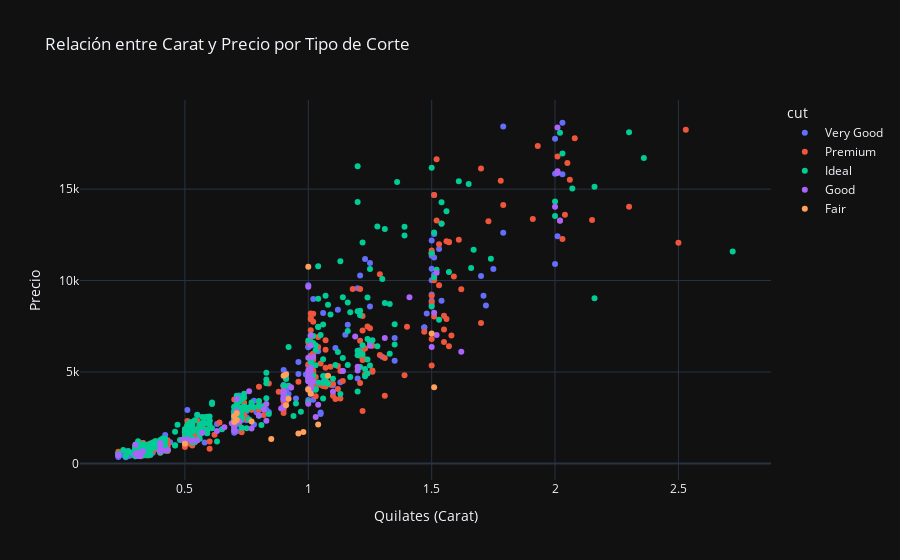

Notebook source saved alongside this figure:
### Markdown cell above
SCATTER

### Code cell
scatter_plot = px.scatter(
    df.sample(1000),
    x='carat',
    y='price',
    color='cut',
    title='Relación entre Carat y Precio por Tipo de Corte',
    labels={'carat': 'Quilates (Carat)', 'price': 'Precio'},
    template='plotly_dark',
    hover_data=['clarity']
)

scatter_plot.show()

### Figure 1 — Plotly figure (JSON) as saved in the notebook; plotly's stock layout.template omitted (floating-point values rounded to 4 significant figures; data arrays with more than 128 entries replaced by an {"elided": "..."} marker saying what was removed)
{"data": [{"customdata": {"elided": "206x1 str values"}, "hovertemplate": "cut=Very Good<br>Quilates (Carat)=%{x}<br>Precio=%{y}<br>clarity=%{customdata[0]}<extra></extra>", "legendgroup": "Very Good", "marker": {"color": "#636efa", "symbol": "circle"}, "mode": "markers", "name": "Very Good", "orientation": "v", "showlegend": true, "type": "scatter", "x": {"elided": "206 float values"}, "xaxis": "x", "y": {"elided": "206 int values"}, "yaxis": "y"}, {"customdata": {"elided": "278x1 str values"}, "hovertemplate": "cut=Premium<br>Quilates (Carat)=%{x}<br>Precio=%{y}<br>clarity=%{customdata[0]}<extra></extra>", "legendgroup": "Premium", "marker": {"color": "#EF553B", "symbol": "circle"}, "mode": "markers", "name": "Premium", "orientation": "v", "showlegend": true, "type": "scatter", "x": {"elided": "278 float values"}, "xaxis": "x", "y": {"elided": "278 int values"}, "yaxis": "y"}, {"customdata": {"elided": "408x1 str values"}, "hovertemplate": "cut=Ideal<br>Quilates (Carat)=%{x}<br>Precio=%{y}<br>clarity=%{customdata[0]}<extra></extra>", "legendgroup": "Ideal", "marker": {"color": "#00cc96", "symbol": "circle"}, "mode": "markers", "name": "Ideal", "orientation": "v", "showlegend": true, "type": "scatter", "x": {"elided": "408 float values"}, "xaxis": "x", "y": {"elided": "408 int values"}, "yaxis": "y"}, {"customdata": [["SI2"], ["VS2"], ["VS2"], ["VVS2"], ["SI2"], ["SI1"], ["SI1"], ["SI1"], ["I1"], ["SI1"], ["SI1"], ["VVS2"], ["SI2"], ["SI1"], ["VVS2"], ["VS2"], ["SI1"], ["SI1"], ["SI2"], ["SI1"], ["VVS2"], ["SI2"], ["VS1"], ["SI2"], ["VS2"], ["VS1"], ["VS1"], ["SI2"], ["SI1"], ["SI2"], ["VS1"], ["VS2"], ["SI2"], ["I1"], ["VS1"], ["SI2"], ["VVS2"], ["SI2"], ["VS2"], ["SI1"], ["SI1"], ["VS2"], ["SI1"], ["VS1"], ["SI2"], ["VS2"], ["SI2"], ["SI2"], ["VS1"], ["SI2"], ["SI1"], ["VS1"], ["SI1"], ["VS1"], ["SI2"], ["SI2"], ["SI1"], ["SI2"], ["SI2"], ["VS2"], ["VS2"], ["VS1"], ["SI1"], ["SI2"], ["SI1"], ["VS2"], ["SI1"], ["SI1"], ["SI1"], ["VS2"], ["VS2"], ["SI2"], ["SI2"], ["SI2"], ["VS2"], ["SI2"], ["SI1"], ["SI1"], ["SI1"], ["SI1"], ["IF"], ["SI1"], ["SI1"], ["SI1"], ["VS2"], ["VS2"], ["VS1"], ["SI2"]], "hovertemplate": "cut=Good<br>Quilates (Carat)=%{x}<br>Precio=%{y}<br>clarity=%{customdata[0]}<extra></extra>", "legendgroup": "Good", "marker": {"color": "#ab63fa", "symbol": "circle"}, "mode": "markers", "name": "Good", "orientation": "v", "showlegend": true, "type": "scatter", "x": [0.9, 1.01, 2, 0.23, 2.01, 1.51, 1, 1.52, 1.03, 0.83, 0.31, 0.7, 2.01, 0.43, 0.4, 1.19, 1.31, 0.9, 1, 0.4, 0.9, 1.5, 0.71, 0.32, 1, 0.33, 0.63, 0.7, 1, 0.9, 0.69, 0.3, 1.1, 1.04, 1.01, 1.01, 0.3, 0.55, 0.4, 0.53, 0.7, 0.82, 1.2, 0.71, 1.02, 0.4, 1.01, 0.93, 0.49, 0.8, 0.32, 0.31, 1, 1.14, 0.89, 1.01, 0.51, 0.9, 0.31, 1.52, 1.01, 0.76, 0.31, 1.01, 0.7, 1.25, 1, 2.01, 1, 1.41, 0.57, 1.01, 1.2, 0.83, 0.5, 1.62, 0.4, 0.72, 0.9, 0.9, 1, 0.77, 0.41, 2.02, 1.01, 1.02, 0.66, 0.7], "xaxis": "x", "y": [3139, 6999, 14042, 465, 15977, 8242, 4679, 7022, 2540, 3250, 544, 2608, 15888, 739, 981, 6937, 6857, 3615, 3259, 1110, 3946, 6364, 2853, 403, 4722, 666, 1767, 2221, 5784, 3798, 2202, 526, 3918, 3203, 5056, 3827, 1026, 1272, 730, 1242, 1995, 2947, 5280, 3524, 4478, 666, 4666, 4165, 1294, 2640, 524, 457, 4936, 5056, 3002, 4072, 1312, 3057, 408, 10428, 6449, 3950, 571, 4149, 2318, 6440, 5082, 18374, 4496, 9088, 1680, 4197, 5085, 2337, 1279, 6112, 720, 2305, 3510, 3933, 9660, 1909, 707, 13286, 5229, 5816, 1978, 1793], "yaxis": "y"}, {"customdata": [["I1"], ["VS1"], ["VS2"], ["SI2"], ["SI2"], ["VS2"], ["I1"], ["SI1"], ["SI1"], ["SI1"], ["VVS1"], ["I1"], ["SI1"], ["I1"], ["VVS2"], ["SI2"], ["SI2"], ["VS2"], ["SI1"], ["I1"]], "hovertemplate": "cut=Fair<br>Quilates (Carat)=%{x}<br>Precio=%{y}<br>clarity=%{customdata[0]}<extra></extra>", "legendgroup": "Fair", "marker": {"color": "#FFA15A", "symbol": "circle"}, "mode": "markers", "name": "Fair", "orientation": "v", "showlegend": true, "type": "scatter", "x": [1.51, 0.71, 0.7, 1.5, 1, 0.91, 0.96, 0.91, 0.9, 1.08, 1, 0.98, 0.71, 0.85, 0.77, 0.92, 1.01, 0.7, 0.5, 1.04], "xaxis": "x", "y": [4167, 2747, 2268, 7098, 4036, 4860, 1637, 3180, 4796, 4790, 10752, 1712, 2372, 1334, 2292, 3536, 3816, 2575, 1069, 2134], "yaxis": "y"}], "layout": {"legend": {"title": {"text": "cut"}, "tracegroupgap": 0}, "title": {"text": "Relación entre Carat y Precio por Tipo de Corte"}, "xaxis": {"anchor": "y", "domain": [0, 1], "title": {"text": "Quilates (Carat)"}}, "yaxis": {"anchor": "x", "domain": [0, 1], "title": {"text": "Precio"}}}}
